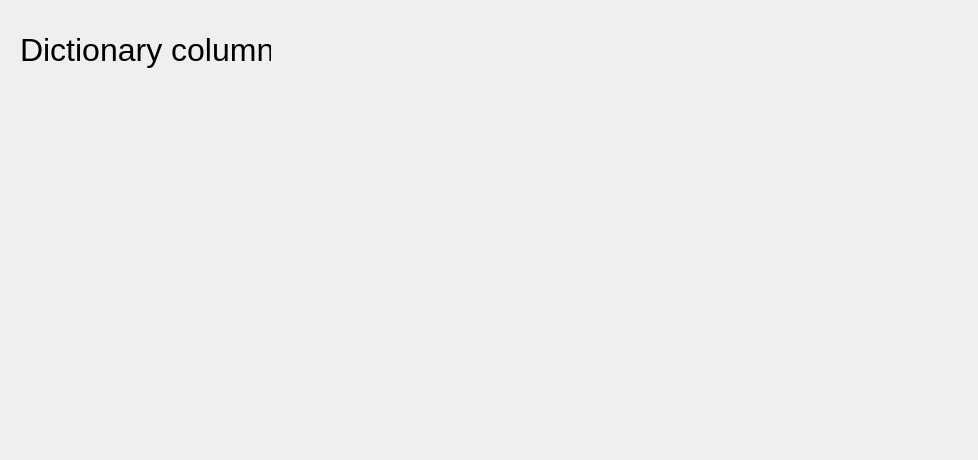
<?xml version="1.0" encoding="UTF-8"?>
<ui version="4.0">
 <class>Form</class>
 <widget class="QWidget" name="Form">
  <property name="geometry">
   <rect>
    <x>0</x>
    <y>0</y>
    <width>978</width>
    <height>460</height>
   </rect>
  </property>
  <property name="windowTitle">
   <string>Form</string>
  </property>
  <widget class="QLabel" name="label">
   <property name="geometry">
    <rect>
     <x>20</x>
     <y>30</y>
     <width>251</width>
     <height>41</height>
    </rect>
   </property>
   <property name="text">
    <string>&lt;html&gt;&lt;head/&gt;&lt;body&gt;&lt;p&gt;&lt;span style=&quot; font-size:24pt;&quot;&gt;Dictionary columns&lt;/span&gt;&lt;/p&gt;&lt;/body&gt;&lt;/html&gt;</string>
   </property>
  </widget>
  <widget class="QWidget" name="horizontalLayoutWidget">
   <property name="geometry">
    <rect>
     <x>20</x>
     <y>70</y>
     <width>941</width>
     <height>371</height>
    </rect>
   </property>
   <layout class="QHBoxLayout" name="horizontalLayout"/>
  </widget>
 </widget>
 <resources/>
 <connections/>
</ui>
